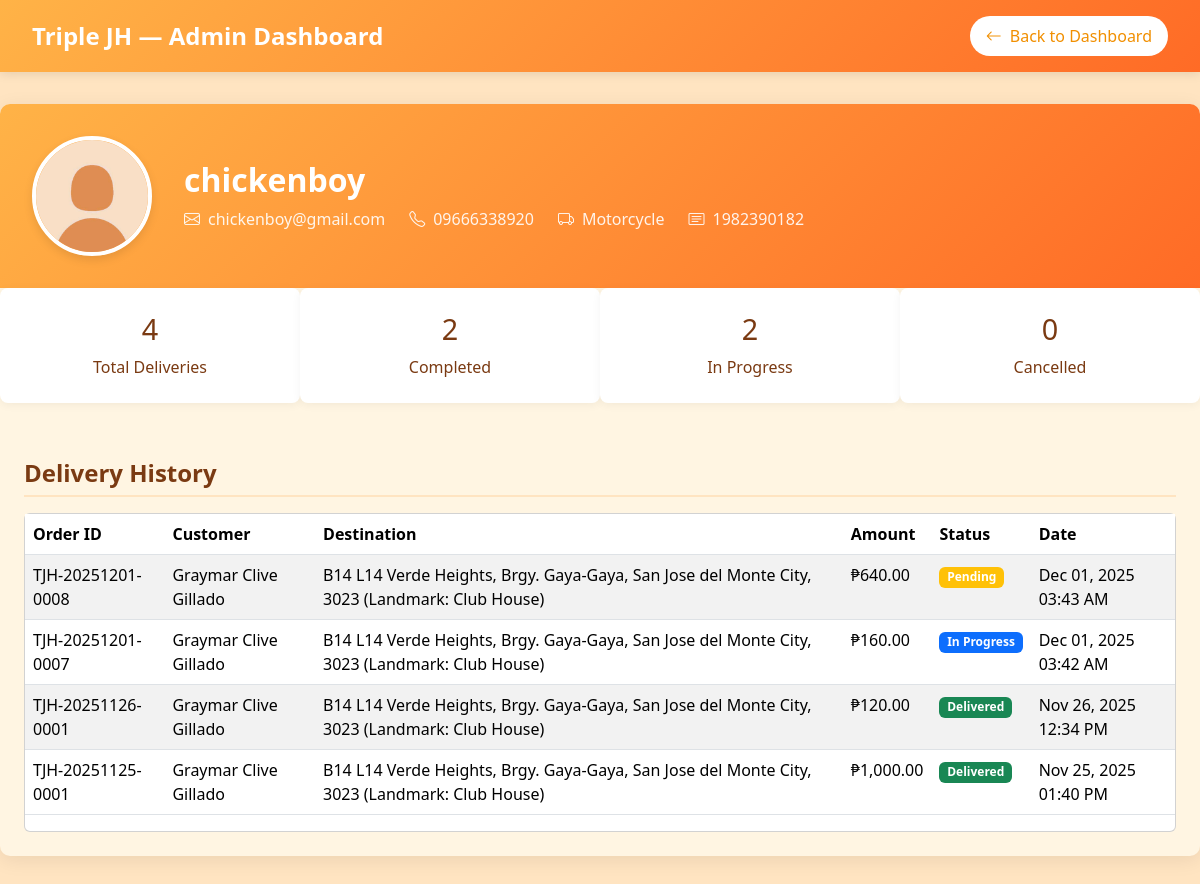
The app's page /admin/view_driver_profile.php?id=1 (signed in) with its own data.
### tables this page shows
CREATE TABLE `drivers` (
  `id` int(11) NOT NULL,
  `driver_code` varchar(50) NOT NULL,
  `name` varchar(100) NOT NULL,
  `email` varchar(150) NOT NULL,
  `phone` varchar(30) NOT NULL,
  `password` varchar(255) NOT NULL,
  `profile_picture` varchar(255) DEFAULT 'img/profile_pic/default.png',
  `vehicle_type` varchar(50) DEFAULT NULL,
  `license_no` varchar(100) DEFAULT NULL,
  `address` text DEFAULT NULL,
  `is_active` tinyint(1) DEFAULT 1,
  `date_joined` timestamp NOT NULL DEFAULT current_timestamp(),
  `created_at` timestamp NOT NULL DEFAULT current_timestamp(),
  `updated_at` timestamp NOT NULL DEFAULT current_timestamp() ON UPDATE current_timestamp()
);

### admin/view_driver_profile.php (the view, shortened to what this page needs)
<?php
require_once('../config.php');
$driver_id = isset($_GET['id']) ? intval($_GET['id']) : 0;
try {
    $stmt = $db->prepare("SELECT * FROM drivers WHERE id = ?");
    $stmt->execute([$driver_id]);
    $driver = $stmt->fetch(PDO::FETCH_ASSOC);
    $items_per_page = 10;
    $current_page = isset($_GET['page']) ? max(1, (int)$_GET['page']) : 1;
    $offset = ($current_page - 1) * $items_per_page;
    $deliveryStmt = $db->prepare(
        "(
            -- Completed deliveries from history
            SELECT
                hod.id,
                hod.order_number,
                hod.payment_method,
                'delivered' AS status,
                hod.delivery_address,
                (SELECT SUM(hdi.price * hdi.quantity) FROM history_of_delivery_items hdi WHERE hdi.history_id = hod.id) as total_amount,
                hod.delivery_time AS date,
                hod.driver_id,
                CONCAT(u.firstname, ' ', u.lastname) AS customer_name,
                u.phonenumber as customer_phone,
                hod.to_be_delivered_id,
                tbd.pending_delivery_id,
                pd.order_number AS original_order_number
            FROM history_of_delivery hod
            JOIN users u ON hod.user_id = u.id
            LEFT JOIN to_be_delivered tbd ON tbd.id = hod.to_be_delivered_id
            LEFT JOIN pending_delivery pd ON pd.id = tbd.pending_delivery_id
            WHERE hod.driver_id = ?
        )
        UNION ALL
        (
            -- Ongoing deliveries from to_be_delivered
            SELECT
                tbd.id,
                pd.order_number,
                pd.payment_method,
                tbd.status,
                tbd.delivery_address,
                pd.total_amount,
                pd.date_requested AS date,
                tbd.driver_id,
                CONCAT(u.firstname, ' ', u.lastname) AS customer_name,
                u.phonenumber as customer_phone,
                tbd.id AS to_be_delivered_id,
                tbd.pending_delivery_id,
                pd.order_number AS original_order_number
            FROM to_be_delivered tbd
            JOIN pending_delivery pd ON pd.id = tbd.pending_delivery_id
            JOIN users u ON pd.user_id = u.id
            WHERE tbd.driver_id = ?
            AND tbd.status != 'delivered'
            AND NOT EXISTS (
                SELECT 1 FROM history_of_delivery hod
                WHERE hod.to_be_delivered_id = tbd.id
            )
        )
        ORDER BY date DESC
        LIMIT $items_per_page OFFSET $offset"
    );
    $deliveryStmt->execute([$driver_id, $driver_id]);
    $deliveries = $deliveryStmt->fetchAll(PDO::FETCH_ASSOC);
    $stats = [
        'total_deliveries' => 0,
        'completed_deliveries' => 0,
        'pending_deliveries' => 0,
        'cancelled_deliveries' => 0,
        'in_progress_deliveries' => 0
    ];
    $statsStmt = $db->prepare("
        SELECT
            (SELECT COUNT(*) FROM history_of_delivery WHERE driver_id = ?) as completed,
            (SELECT COUNT(*) FROM to_be_delivered WHERE driver_id = ? AND status NOT IN ('cancelled', 'delivered')) as ongoing,
            (SELECT COUNT(*) FROM to_be_delivered WHERE driver_id = ? AND status = 'cancelled') as cancelled
    ");
    $statsStmt->execute([$driver_id, $driver_id, $driver_id]);
    $dbStats = $statsStmt->fetch(PDO::FETCH_ASSOC);
    $stats['completed_deliveries'] = (int)$dbStats['completed'];
    $stats['in_progress_deliveries'] = (int)$dbStats['ongoing'];
    $stats['cancelled_deliveries'] = (int)$dbStats['cancelled'];
    $stats['total_deliveries'] = $stats['completed_deliveries'] + $stats['in_progress_deliveries'] + $stats['cancelled_deliveries'];
} catch (Exception $e) {
    $error = $e->getMessage();
}
?>
<!DOCTYPE html>
<html lang="en">
<head>
    <link href="https://cdn.jsdelivr.net/npm/bootstrap@5.3.2/dist/css/bootstrap.min.css" rel="stylesheet">
    <link href="https://cdn.jsdelivr.net/npm/bootstrap-icons@1.11.0/font/bootstrap-icons.css" rel="stylesheet">
</head>
<body>
    <div class="topbar">
        <div class="logo">Triple JH — Admin Dashboard</div>
        <a href="../admin_dashboard.php#drivers" class="btn-back">
            <i class="bi bi-arrow-left"></i> Back to Dashboard
        </a>
    </div>
    <?php if (isset($error)): ?>
        <div class="alert alert-danger m-4">
            <?php echo htmlspecialchars($error); ?>
        </div>
    <?php else: ?>
        <div class="profile-container">
            <div class="profile-header">
                <img src="../<?php echo !empty($driver['profile_picture']) ? htmlspecialchars($driver['profile_picture']) : 'img/profile_pic/default.png'; ?>"
                     alt="Profile Picture" class="profile-avatar"
                     onerror="this.src='../img/profile_pic/default.png'">
                <div class="profile-info">
                    <h2><?php echo htmlspecialchars($driver['name']); ?></h2>
                    <div class="profile-meta">
                        <span><i class="bi bi-envelope"></i> <?php echo htmlspecialchars($driver['email']); ?></span>
                        <span><i class="bi bi-telephone"></i> <?php echo htmlspecialchars($driver['phone']); ?></span>
                        <span><i class="bi bi-truck"></i> <?php echo !empty($driver['vehicle_type']) ? htmlspecialchars($driver['vehicle_type']) : 'N/A'; ?></span>
                        <span><i class="bi bi-card-text"></i> <?php echo !empty($driver['license_no']) ? htmlspecialchars($driver['license_no']) : 'N/A'; ?></span>
                    </div>
                </div>
            </div>
            <div class="row g-0">
                <div class="col-md-3">
                    <div class="stats-card">
                        <h3><?php echo $stats['total_deliveries']; ?></h3>
                        <p>Total Deliveries</p>
                    </div>
                </div>
                <div class="col-md-3">
                    <div class="stats-card">
                        <h3><?php echo $stats['completed_deliveries']; ?></h3>
                        <p>Completed</p>
                    </div>
                </div>
                <div class="col-md-3">
                    <div class="stats-card">
                        <h3><?php echo $stats['in_progress_deliveries']; ?></h3>
                        <p>In Progress</p>
                    </div>
                </div>
                <div class="col-md-3">
                    <div class="stats-card">
                        <h3><?php echo $stats['cancelled_deliveries']; ?></h3>
                        <p>Cancelled</p>
                    </div>
                </div>
            </div>
            <div class="p-4">
                <h4 class="section-title">Delivery History</h4>
                <div class="card">
                    <?php if (!empty($deliveries)): ?>
                        <table class="table table-striped">
                            <thead>
                                <tr>
                                    <th>Order ID</th>
                                    <th>Customer</th>
                                    <th>Destination</th>
                                    <th>Amount</th>
                                    <th>Status</th>
                                    <th>Date</th>
                                </tr>
                            </thead>
                            <tbody>
                                <?php foreach ($deliveries as $delivery): ?>
                                    <tr>
                                        <td><?= htmlspecialchars($delivery['order_number'] ?: '#' . ($delivery['pending_delivery_id'] ?? $delivery['id'])) ?></td>
                                        <td><?= htmlspecialchars($delivery['customer_name']) ?></td>
                                        <td><?= htmlspecialchars($delivery['delivery_address'] ?? 'N/A') ?></td>
                                        <td>₱<?= number_format((float)$delivery['total_amount'], 2) ?></td>
                                        <td>
                                            <?php
                                            $status = strtolower($delivery['status']);
                                            $badgeClass = 'bg-secondary';
                                            if ($status === 'delivered') {
                                                $badgeClass = 'bg-success';
                                            } elseif (in_array($status, ['assigned', 'to be delivered', 'out for delivery', 'picked_up'])) {
                                                $badgeClass = 'bg-primary';
                                                $status = 'In Progress';
                                            } elseif (in_array($status, ['pending', 'processing'])) {
                                                $badgeClass = 'bg-warning';
                                            } elseif ($status === 'cancelled' || $status === 'canceled') {
                                                $badgeClass = 'bg-danger';
                                            }
                                            ?>
                                            <span class="badge <?= $badgeClass ?>">
                                                <?= ucfirst($status) ?>
                                            </span>
                                        </td>
                                        <td>
                                            <?php
                                            $dateField = isset($delivery['delivery_time']) ? 'delivery_time' : 'date';
                                            echo date('M d, Y h:i A', strtotime($delivery[$dateField]));
                                            ?>
                                        </td>
                                    </tr>
                                <?php endforeach; ?>
                            </tbody>
                        </table>
                    <?php endif; ?>
                </div>
            </div>
        </div>
    <?php endif; ?>
</body>
</html>

### admin/view_driver_profile.php (style rules this page uses)
:root { --sunset-gradient-start: #ffb347; --sunset-gradient-end: #ff6b26; --rich-amber: #f18f01; --buttered-sand: #ffe4c1; --deep-chestnut: #7a3a12; --spark-gold: #f9a219; --cream-panel: #fff5e2; --accent-light: #fff7e3; }
body { background-color: var(--buttered-sand); font-family: 'Segoe UI', Tahoma, Geneva, Verdana, sans-serif; }
.topbar { background: linear-gradient(135deg, var(--sunset-gradient-start), var(--sunset-gradient-end)); color: white; padding: 1rem 2rem; display: flex; justify-content: space-between; align-items: center; box-shadow: 0 2px 10px rgba(0, 0, 0, 0.1); }
.logo { font-size: 1.5rem; font-weight: 600; color: white; }
.profile-container { max-width: 1200px; margin: 2rem auto; background: var(--cream-panel); border-radius: 10px; box-shadow: 0 4px 20px rgba(0, 0, 0, 0.08); overflow: hidden; }
.profile-header { background: linear-gradient(135deg, var(--sunset-gradient-start), var(--sunset-gradient-end)); color: white; padding: 2rem; display: flex; align-items: center; gap: 2rem; }
.profile-avatar { width: 120px; height: 120px; border-radius: 50%; object-fit: cover; border: 4px solid white; box-shadow: 0 4px 10px rgba(0, 0, 0, 0.1); }
.profile-info h2 { margin: 0; font-weight: 600; }
.profile-meta { display: flex; gap: 1.5rem; margin-top: 0.5rem; color: rgba(255, 255, 255, 0.9); }
.profile-meta span { display: flex; align-items: center; gap: 0.5rem; }
.stats-card { background: white; border-radius: 8px; padding: 1.5rem; text-align: center; box-shadow: 0 2px 10px rgba(0, 0, 0, 0.05); }
.stats-card h3 { margin: 0; font-size: 1.8rem; color: var(--deep-chestnut); }
.stats-card p { margin: 0.5rem 0 0; color: var(--deep-chestnut); font-weight: 500; }
.section-title { color: var(--deep-chestnut); font-weight: 600; margin: 2rem 0 1rem; padding-bottom: 0.5rem; border-bottom: 2px solid var(--buttered-sand); }
.btn-back { background: white; color: var(--rich-amber); border: none; padding: 0.5rem 1rem; border-radius: 20px; display: inline-flex; align-items: center; gap: 0.5rem; text-decoration: none; font-weight: 500; transition: all 0.2s; }

### records on screen
drivers: profile_picture (placeholder picture), name "chickenboy", email "chickenboy@gmail.com", phone "09666338920", vehicle_type "Motorcycle", license_no "1982390182"

### other values on screen
$stats['total_deliveries'] "4"
$stats['completed_deliveries'] "2"
$stats['in_progress_deliveries'] "2"
$stats['cancelled_deliveries'] "0"
$delivery['customer_name'] "Graymar Clive Gillado"
$delivery['delivery_address'] "B14 L14 Verde Heights, Brgy. Gaya-Gaya, San Jose del Monte City, 3023 (Landmark: Club House)"
$delivery['total_amount'] "640.00"
$status "Pending"
date('M d, Y h:i A', strtotime($delivery[$dateField])) "Dec 01, 2025 03:43 AM"
$delivery['total_amount'] "160.00"
$status "In Progress"
date('M d, Y h:i A', strtotime($delivery[$dateField])) "Dec 01, 2025 03:42 AM"
$delivery['total_amount'] "120.00"
$status "Delivered"
date('M d, Y h:i A', strtotime($delivery[$dateField])) "Nov 26, 2025 12:34 PM"
